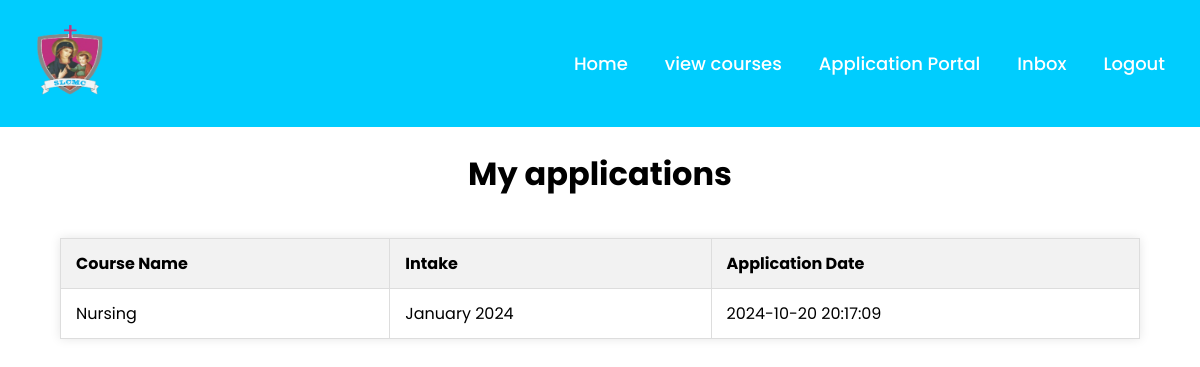
Screenshot of /inbox.php (signed in) with the database file from the repository.
### tables this page shows
CREATE TABLE `applications` (
  `id` int(11) NOT NULL,
  `user_id` int(11) DEFAULT NULL,
  `course_id` int(11) DEFAULT NULL,
  `intake` varchar(50) DEFAULT NULL,
  `comment` varchar(300) NOT NULL,
  `timeStamp` timestamp NOT NULL DEFAULT CURRENT_TIMESTAMP ON UPDATE CURRENT_TIMESTAMP
);

CREATE TABLE `courses` (
  `id` int(11) NOT NULL,
  `course_name` varchar(100) NOT NULL,
  `description` text NOT NULL
);

### inbox.php (the view, shortened to what this page needs)
<?php
include 'db.php';
$user_id = $_SESSION['user_id'];
?>
<!DOCTYPE html>
<html lang="en" dir="ltr">
  <head>
   </head>
<body>
  <nav>
    <div class="menu">
      <div class="logo">
        <img src="img/logo1.png" width=100 height=100>
      </div>
      <ul>
        <li><a href="home.php">Home</a></li>
        <li><a href="view-courses.php">view courses</a></li>
        <li><a href="courses.php">Application Portal</a></li>
        <li><a href="#">Inbox</a></li>
        <li><a href="index.php?logout='1'">Logout</a></li>
      </ul>
    </div>
  </nav>
  <p>
    <br>
    <br>
    <br>
    <br>
    <br>
    <br>
  </p>
 <h1 align=center>My applications</h1>
 <table border="1">
<?php
$sql = "SELECT courses.course_name, applications.intake, applications.timeStamp
        FROM applications
        JOIN courses ON applications.course_id = courses.id
        WHERE applications.user_id = ?";
if ($stmt = $conn->prepare($sql)) {
    $stmt->bind_param("i", $user_id);
    $stmt->execute();
    $result = $stmt->get_result();
    if ($result->num_rows > 0) {
        echo "<table border='1'>";
        echo "<tr><th>Course Name</th><th>Intake</th><th>Application Date</th></tr>";
        while ($row = $result->fetch_assoc()) {
            echo "<tr>";
            echo "<td>" . $row["course_name"] . "</td>";
            echo "<td>" . $row["intake"] . "</td>";
            echo "<td>" . $row["timeStamp"] . "</td>";
            echo "</tr>";
        }
        echo "</table>";
    } else {
        echo "<p>You have not applied for any courses yet.</p>";
    }
} else {
    echo "Error preparing statement: " . $conn->error;
}
?>
</table>
</body>
</html>

### inbox.php (style rules this page uses)
* { margin: 0; padding: 0; box-sizing: border-box; font-family: 'Poppins',sans-serif; }
body { height: 100vh; width: 100%; background: #ffffff; }
nav { position: fixed; background: #00cdfe; width: 100%; padding: 10px 0; z-index: 12; }
nav .menu { max-width: 1250px; margin: auto; display: flex; align-items: center; justify-content: space-between; padding: 0 20px; }
.menu ul { display: inline-flex; }
.menu ul li { list-style: none; margin-left: 7px; }
.menu ul li:first-child { margin-left: 0px; }
.menu ul li a { text-decoration: none; color: #fff; font-size: 18px; font-weight: 500; padding: 8px 15px; border-radius: 5px; transition: all 0.3s ease; }
table { width: 90%; //max-width: 800px; margin: 20px auto; border-collapse: collapse; background-color: white; box-shadow: 0px 0px 10px rgba(0, 0, 0, 0.1); }
th, td { padding: 12px 15px; border: 1px solid #ddd; text-align: left; }
th { background-color: #f2f2f2; }

### rows the page displays
applications: course.course_name "Nursing", intake "January 2024", timeStamp "2024-10-20 20:17:09"
